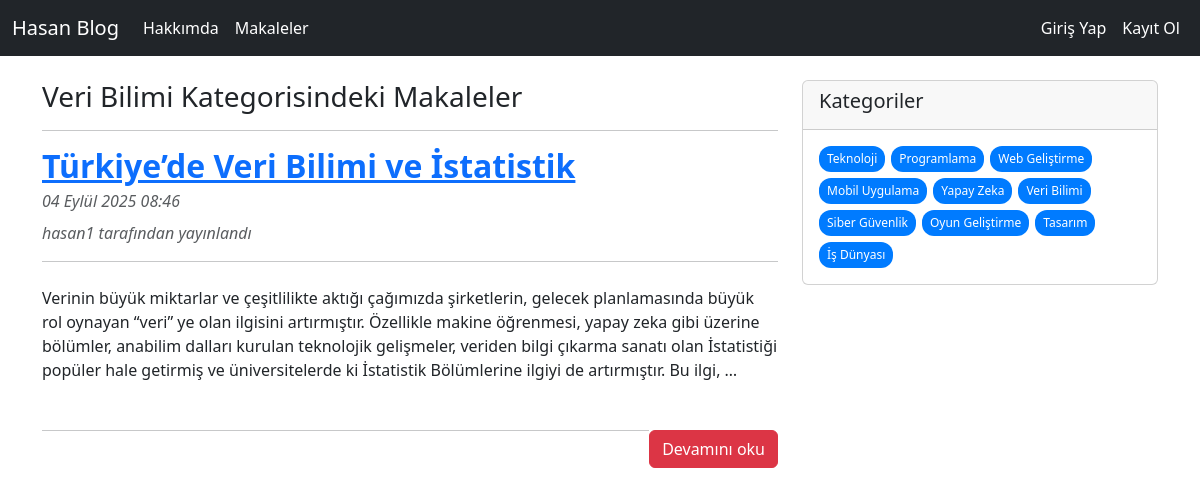
/articles/category/veri-bilimi/, run on the app's committed database.
### article/models.py (models this page shows, shortened)
class Category(models.Model):
    name = models.CharField(max_length=100,unique=True)
    slug = models.SlugField(max_length=150,unique=True,blank=True)

class Article(models.Model):
    author = models.ForeignKey("auth.User",on_delete=models.CASCADE,verbose_name="Yazar")
    title = models.CharField(max_length=50,verbose_name="Başlık")
    content = RichTextField()
    created_date = models.DateTimeField(auto_now_add=True,verbose_name="Oluşturulma Tarihi")
    article_image = models.FileField(blank=True,null=True,verbose_name="Makaleye görsel ekleyin")
    category = models.ForeignKey(Category,on_delete=models.SET_NULL,null=True,blank=True)
    class Meta:
        ordering = ['-created_date']

### article/views.py (the view)
# urls.py: path('category/<slug:slug>/', views.category_articles, name='category_articles'),
def category_articles(request,slug):
    category = get_object_or_404(Category,slug=slug)
    articles = Article.objects.filter(category=category)
    categories = Category.objects.all()
    return render(request,"category_articles.html",{"category":category,"articles":articles,"categories":categories})

### templates/category_articles.html (shortened to what this page needs)
{% extends "layout.html" %}
{% block body %}
<div class="row">
    <div class="col-lg-8">
        <h3>{{ category.name }} Kategorisindeki Makaleler</h3>
        <hr>
        {% if articles %}
            {% for article in articles %}
                <article>
                    <header class="mb-4">
                        <a href="{% url 'article:detail' article.id %}">
                            <h2 class="fw-bolder mb-1">{{ article.title }}</h2>
                        </a>
                        <div class="text-muted fst-italic mb-2">{{ article.created_date }}</div>
                        <div class="text-muted fst-italic mb-2">{{ article.author.username }} tarafından yayınlandı</div>
                        <hr>
                    </header>
                    <section class="mb-5">
                        {{ article.content|safe|truncatewords:50 }}
                    </section>
                    <a href="{% url 'article:detail' article.id %}" class="btn btn-danger" style="float:right">Devamını oku</a>
                </article>
                <hr>
            {% endfor %}
        {% else %}
            <div class="alert alert-info">
                <h4>Bu kategoride henüz makale bulunmuyor.</h4>
                <p>Bu kategoriye makale eklemek için <a href="{% url 'article:addarticle' %}">makale oluştur</a> sayfasını ziyaret edin.</p>
            </div>
        {% endif %}
    </div>
    <div class="col-lg-4">
        <div class="card">
            <div class="card-header">
                <h5>Kategoriler</h5>
            </div>
            <div class="card-body">
                <div style="display: flex; flex-wrap: wrap; gap: 6px;">
                    {% for cat in categories %}
                        <a href="{% url 'article:category_articles' cat.slug %}"
                           style="display: inline-block; background-color: #007bff; color: white; padding: 4px 8px; border-radius: 12px; text-decoration: none; font-size: 12px; white-space: nowrap;">
                            {{ cat.name }}
                        </a>
                    {% endfor %}
                </div>
            </div>
        </div>
    </div>
</div>
{% endblock %}

### data on the page
Category: name "Veri Bilimi"
Article: title "Türkiye’de Veri Bilimi ve İstatistik", created_date "04 Eylül 2025 08:46", author.username "hasan1", content "Verinin büyük miktarlar ve çeşitlilikte aktığı çağımızda şirketlerin, gelecek planlamasında büyük rol oynayan “veri” ye olan ilgisini artırmıştır. Özellikle makine öğrenmesi, yapay zeka gibi üzerine bölümler, anabilim dalları kurulan teknolojik gelişmeler, veriden bilgi çıkarma sanatı olan İstatistiği popüler hale getirmiş ve üniversitelerde ki İstatistik Bölümlerine ilgiyi de artırmıştır. Bu ilgi, …"
Category: name "Teknoloji"
Category: name "Programlama"
Category: name "Web Geliştirme"
Category: name "Mobil Uygulama"
Category: name "Yapay Zeka"
Category: name "Siber Güvenlik"
Category: name "Oyun Geliştirme"
Category: name "Tasarım"
Category: name "İş Dünyası"
